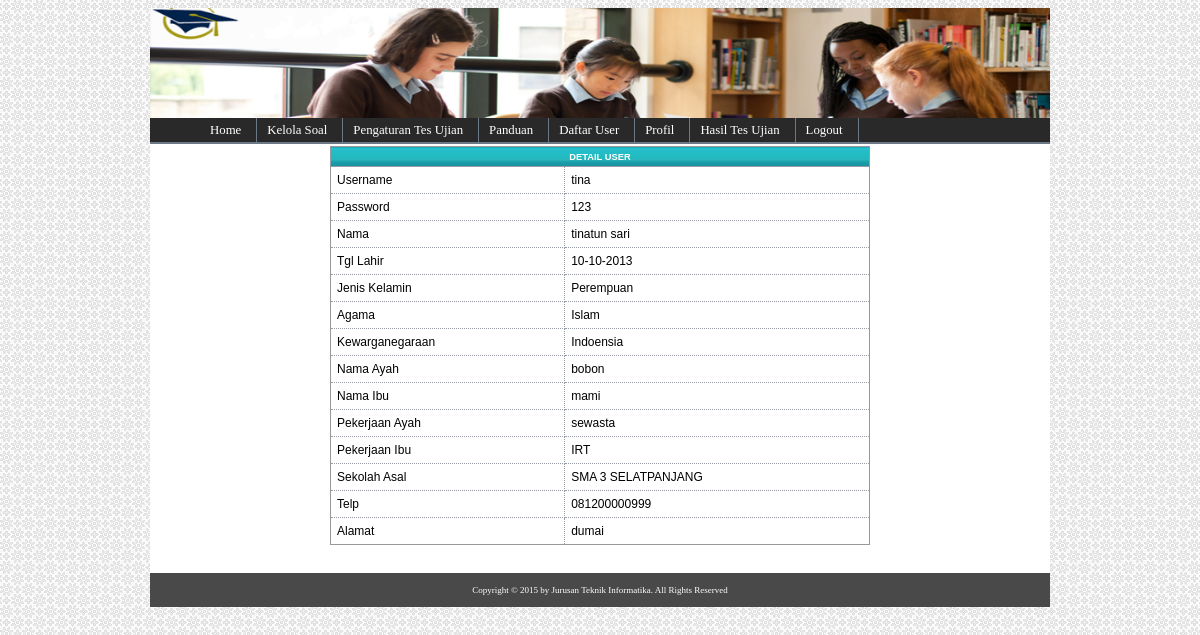
The app's page /adminweb/media.php?module=users&act=lihat&id=40 (signed in) with its own data.
### tables this page shows
CREATE TABLE IF NOT EXISTS `tbl_user` (
  `id_user` int(11) NOT NULL AUTO_INCREMENT,
  `username` varchar(40) NOT NULL,
  `password` varchar(40) NOT NULL,
  `nama` text NOT NULL,
  `tgl_lahir` varchar(30) NOT NULL,
  `jk` varchar(20) NOT NULL,
  `agama` varchar(40) NOT NULL,
  `kwgn` varchar(40) NOT NULL,
  `nama_ayah` varchar(40) NOT NULL,
  `nama_ibu` varchar(40) NOT NULL,
  `pekerjaan_ayah` varchar(40) NOT NULL,
  `pekerjaan_ibu` varchar(40) NOT NULL,
  `sekolah_asal` varchar(50) NOT NULL,
  `telp` varchar(13) NOT NULL,
  `alamat` text NOT NULL,
  `statusaktif` enum('Y','N') NOT NULL DEFAULT 'Y',
  PRIMARY KEY (`id_user`)
);

### adminweb/modul/mod_users/users.php (the view, shortened to what this page needs)
<?php
switch($_GET['act']){
	case "lihat":
	     $tampil = mysql_query("SELECT * FROM tbl_user WHERE id_user='$_GET[id]'");
		$t=mysql_fetch_array($tampil);
		echo "
  <table width='60%'>
    <tr><th colspan=2 align='center'>DETAIL USER</th></tr>
    <tr><td>Username</td><td>$t[username]</td></tr>
    <tr><td>Password</td><td>$t[password]</td></tr>
    <tr><td>Nama</td><td>$t[nama]</td></tr>
    <tr><td>Tgl Lahir </td><td>$t[tgl_lahir]</td></tr>
    <tr><td>Jenis Kelamin </td><td>$t[jk]</td> </tr>
    <tr><td>Agama</td><td>$t[agama]</td></tr>
    <tr><td>Kewarganegaraan</td><td>$t[kwgn]</td></tr>
    <tr><td>Nama Ayah </td><td>$t[nama_ayah]</td></tr>
    <tr><td>Nama Ibu </td><td>$t[nama_ibu]</td></tr>
    <tr><td>Pekerjaan Ayah</td><td>$t[pekerjaan_ayah]</td></tr>
    <tr><td>Pekerjaan Ibu </td><td>$t[pekerjaan_ibu]</td></tr>
    <tr><td>Sekolah Asal </td><td>$t[sekolah_asal]</td></tr>
    <tr> <td>Telp</td><td>$t[telp]</td></tr>
    <tr><td>Alamat</td><td>$t[alamat]</td></tr>
  </table>";
	break;
}
?>

### adminweb/style.css (style rules this page uses)
body { font-family: Tahoma; background:url('images/page_bg.jpg'); text-align: center; }
table { font-family: Verdana, Arial, Helvetica, sans-serif; font-size: 9pt; border-width: 1px; border-style: solid; border-color: #999999; border-collapse: collapse; margin: 10px 0px; }
th { color: #FFFFFF; font-size: 7pt; text-transform: uppercase; text-align: center; padding: 0.5em; border-width: 1px; border-style: solid; border-color: #969BA5; border-collapse: collapse; background:url(../css/images/bg_menutop.jpg); }
td { padding: 0.5em; vertical-align: top; border-width: 1px; border-style: dotted; border-color: #969BA5; border-collapse: collapse; }

### records on screen
tbl_user: username "tina", password "123", nama "tinatun sari", tgl_lahir "10-10-2013", jk "Perempuan", agama "Islam", kwgn "Indoensia", nama_ayah "bobon", nama_ibu "mami", pekerjaan_ayah "sewasta", pekerjaan_ibu "IRT", sekolah_asal "SMA 3 SELATPANJANG", telp "081200000999", alamat "dumai"
